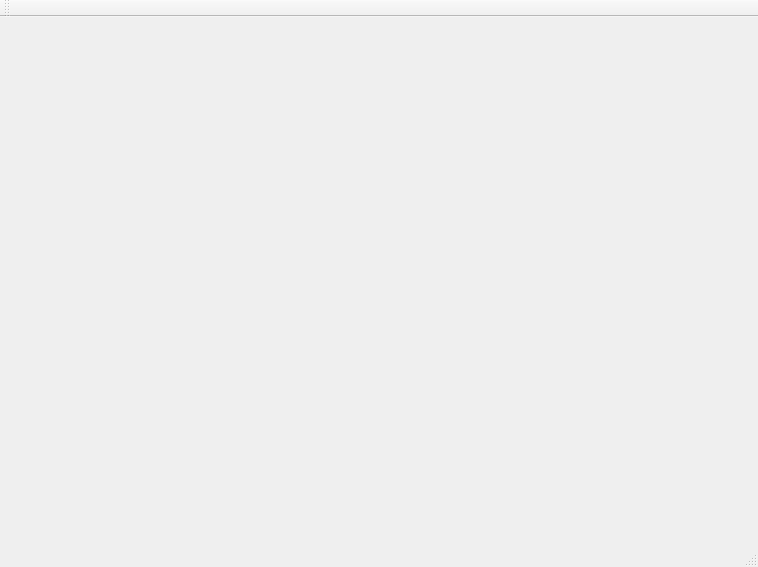
<?xml version="1.0" encoding="UTF-8"?>
<ui version="4.0">
 <class>MainWindow</class>
 <widget class="QMainWindow" name="MainWindow">
  <property name="geometry">
   <rect>
    <x>0</x>
    <y>0</y>
    <width>758</width>
    <height>567</height>
   </rect>
  </property>
  <property name="windowTitle">
   <string>MainWindow</string>
  </property>
  <widget class="QWidget" name="centralWidget">
   <widget class="ButerWidget" name="widget" native="true">
    <property name="geometry">
     <rect>
      <x>39</x>
      <y>39</y>
      <width>591</width>
      <height>441</height>
     </rect>
    </property>
   </widget>
  </widget>
  <widget class="QMenuBar" name="menuBar">
   <property name="geometry">
    <rect>
     <x>0</x>
     <y>0</y>
     <width>758</width>
     <height>22</height>
    </rect>
   </property>
  </widget>
  <widget class="QToolBar" name="mainToolBar">
   <attribute name="toolBarArea">
    <enum>TopToolBarArea</enum>
   </attribute>
   <attribute name="toolBarBreak">
    <bool>false</bool>
   </attribute>
  </widget>
  <widget class="QStatusBar" name="statusBar"/>
 </widget>
 <layoutdefault spacing="6" margin="11"/>
 <customwidgets>
  <customwidget>
   <class>ButerWidget</class>
   <extends>QWidget</extends>
   <header>buterwidget.h</header>
   <container>1</container>
  </customwidget>
 </customwidgets>
 <resources/>
 <connections/>
</ui>
